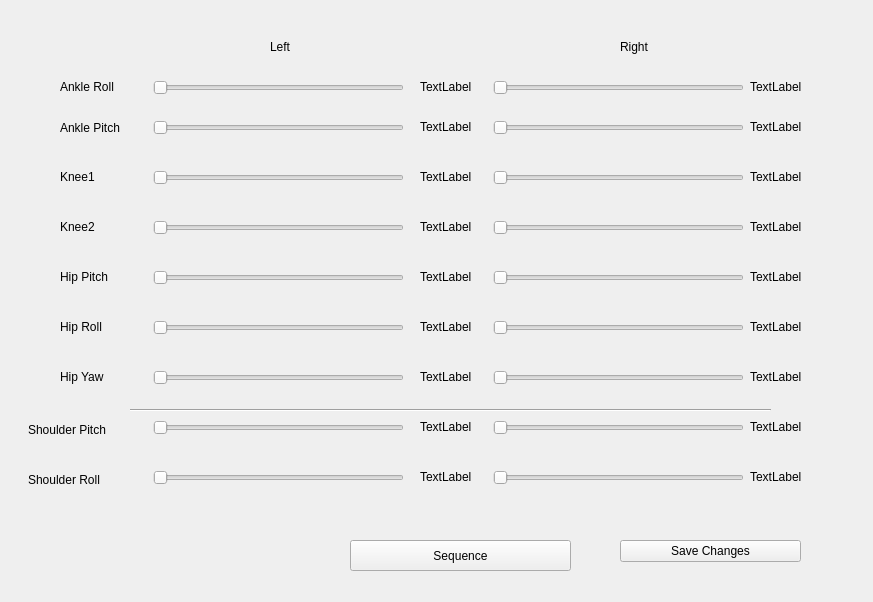
<?xml version="1.0" encoding="UTF-8"?>
<ui version="4.0">
 <class>PValues</class>
 <widget class="QWidget" name="PValues">
  <property name="geometry">
   <rect>
    <x>0</x>
    <y>0</y>
    <width>873</width>
    <height>602</height>
   </rect>
  </property>
  <property name="windowTitle">
   <string>Form</string>
  </property>
  <widget class="QSlider" name="horizontalSlider">
   <property name="geometry">
    <rect>
     <x>153</x>
     <y>80</y>
     <width>251</width>
     <height>16</height>
    </rect>
   </property>
   <property name="orientation">
    <enum>Qt::Horizontal</enum>
   </property>
  </widget>
  <widget class="QSlider" name="horizontalSlider_2">
   <property name="geometry">
    <rect>
     <x>153</x>
     <y>120</y>
     <width>251</width>
     <height>16</height>
    </rect>
   </property>
   <property name="orientation">
    <enum>Qt::Horizontal</enum>
   </property>
  </widget>
  <widget class="QSlider" name="horizontalSlider_3">
   <property name="geometry">
    <rect>
     <x>153</x>
     <y>170</y>
     <width>251</width>
     <height>16</height>
    </rect>
   </property>
   <property name="orientation">
    <enum>Qt::Horizontal</enum>
   </property>
  </widget>
  <widget class="QSlider" name="horizontalSlider_4">
   <property name="geometry">
    <rect>
     <x>153</x>
     <y>220</y>
     <width>251</width>
     <height>16</height>
    </rect>
   </property>
   <property name="orientation">
    <enum>Qt::Horizontal</enum>
   </property>
  </widget>
  <widget class="QSlider" name="horizontalSlider_5">
   <property name="geometry">
    <rect>
     <x>153</x>
     <y>270</y>
     <width>251</width>
     <height>16</height>
    </rect>
   </property>
   <property name="orientation">
    <enum>Qt::Horizontal</enum>
   </property>
  </widget>
  <widget class="QSlider" name="horizontalSlider_6">
   <property name="geometry">
    <rect>
     <x>153</x>
     <y>320</y>
     <width>251</width>
     <height>16</height>
    </rect>
   </property>
   <property name="orientation">
    <enum>Qt::Horizontal</enum>
   </property>
  </widget>
  <widget class="QSlider" name="horizontalSlider_7">
   <property name="geometry">
    <rect>
     <x>153</x>
     <y>370</y>
     <width>251</width>
     <height>16</height>
    </rect>
   </property>
   <property name="orientation">
    <enum>Qt::Horizontal</enum>
   </property>
  </widget>
  <widget class="QSlider" name="horizontalSlider_8">
   <property name="geometry">
    <rect>
     <x>493</x>
     <y>80</y>
     <width>251</width>
     <height>16</height>
    </rect>
   </property>
   <property name="orientation">
    <enum>Qt::Horizontal</enum>
   </property>
  </widget>
  <widget class="QSlider" name="horizontalSlider_9">
   <property name="geometry">
    <rect>
     <x>493</x>
     <y>120</y>
     <width>251</width>
     <height>16</height>
    </rect>
   </property>
   <property name="orientation">
    <enum>Qt::Horizontal</enum>
   </property>
  </widget>
  <widget class="QSlider" name="horizontalSlider_10">
   <property name="geometry">
    <rect>
     <x>493</x>
     <y>170</y>
     <width>251</width>
     <height>16</height>
    </rect>
   </property>
   <property name="orientation">
    <enum>Qt::Horizontal</enum>
   </property>
  </widget>
  <widget class="QSlider" name="horizontalSlider_11">
   <property name="geometry">
    <rect>
     <x>493</x>
     <y>220</y>
     <width>251</width>
     <height>16</height>
    </rect>
   </property>
   <property name="orientation">
    <enum>Qt::Horizontal</enum>
   </property>
  </widget>
  <widget class="QSlider" name="horizontalSlider_12">
   <property name="geometry">
    <rect>
     <x>493</x>
     <y>270</y>
     <width>251</width>
     <height>16</height>
    </rect>
   </property>
   <property name="orientation">
    <enum>Qt::Horizontal</enum>
   </property>
  </widget>
  <widget class="QSlider" name="horizontalSlider_13">
   <property name="geometry">
    <rect>
     <x>493</x>
     <y>320</y>
     <width>251</width>
     <height>16</height>
    </rect>
   </property>
   <property name="orientation">
    <enum>Qt::Horizontal</enum>
   </property>
  </widget>
  <widget class="QSlider" name="horizontalSlider_14">
   <property name="geometry">
    <rect>
     <x>493</x>
     <y>370</y>
     <width>251</width>
     <height>16</height>
    </rect>
   </property>
   <property name="orientation">
    <enum>Qt::Horizontal</enum>
   </property>
  </widget>
  <widget class="QSlider" name="horizontalSlider_15">
   <property name="geometry">
    <rect>
     <x>153</x>
     <y>420</y>
     <width>251</width>
     <height>16</height>
    </rect>
   </property>
   <property name="orientation">
    <enum>Qt::Horizontal</enum>
   </property>
  </widget>
  <widget class="QSlider" name="horizontalSlider_16">
   <property name="geometry">
    <rect>
     <x>153</x>
     <y>470</y>
     <width>251</width>
     <height>16</height>
    </rect>
   </property>
   <property name="orientation">
    <enum>Qt::Horizontal</enum>
   </property>
  </widget>
  <widget class="QSlider" name="horizontalSlider_17">
   <property name="geometry">
    <rect>
     <x>493</x>
     <y>420</y>
     <width>251</width>
     <height>16</height>
    </rect>
   </property>
   <property name="orientation">
    <enum>Qt::Horizontal</enum>
   </property>
  </widget>
  <widget class="QSlider" name="horizontalSlider_18">
   <property name="geometry">
    <rect>
     <x>493</x>
     <y>470</y>
     <width>251</width>
     <height>16</height>
    </rect>
   </property>
   <property name="orientation">
    <enum>Qt::Horizontal</enum>
   </property>
  </widget>
  <widget class="Line" name="line_2">
   <property name="geometry">
    <rect>
     <x>130</x>
     <y>400</y>
     <width>641</width>
     <height>20</height>
    </rect>
   </property>
   <property name="orientation">
    <enum>Qt::Horizontal</enum>
   </property>
  </widget>
  <widget class="QLabel" name="label">
   <property name="geometry">
    <rect>
     <x>60</x>
     <y>80</y>
     <width>59</width>
     <height>14</height>
    </rect>
   </property>
   <property name="text">
    <string>Ankle Roll</string>
   </property>
  </widget>
  <widget class="QLabel" name="label_2">
   <property name="geometry">
    <rect>
     <x>60</x>
     <y>120</y>
     <width>81</width>
     <height>16</height>
    </rect>
   </property>
   <property name="text">
    <string>Ankle Pitch</string>
   </property>
  </widget>
  <widget class="QLabel" name="label_3">
   <property name="geometry">
    <rect>
     <x>60</x>
     <y>170</y>
     <width>59</width>
     <height>14</height>
    </rect>
   </property>
   <property name="text">
    <string>Knee1</string>
   </property>
  </widget>
  <widget class="QLabel" name="label_4">
   <property name="geometry">
    <rect>
     <x>60</x>
     <y>220</y>
     <width>59</width>
     <height>14</height>
    </rect>
   </property>
   <property name="text">
    <string>Knee2</string>
   </property>
  </widget>
  <widget class="QLabel" name="label_5">
   <property name="geometry">
    <rect>
     <x>60</x>
     <y>270</y>
     <width>59</width>
     <height>14</height>
    </rect>
   </property>
   <property name="text">
    <string>Hip Pitch</string>
   </property>
  </widget>
  <widget class="QLabel" name="label_6">
   <property name="geometry">
    <rect>
     <x>60</x>
     <y>320</y>
     <width>59</width>
     <height>14</height>
    </rect>
   </property>
   <property name="text">
    <string>Hip Roll</string>
   </property>
  </widget>
  <widget class="QLabel" name="label_7">
   <property name="geometry">
    <rect>
     <x>60</x>
     <y>370</y>
     <width>59</width>
     <height>14</height>
    </rect>
   </property>
   <property name="text">
    <string>Hip Yaw</string>
   </property>
  </widget>
  <widget class="QLabel" name="label_8">
   <property name="geometry">
    <rect>
     <x>28</x>
     <y>420</y>
     <width>91</width>
     <height>20</height>
    </rect>
   </property>
   <property name="text">
    <string>Shoulder Pitch</string>
   </property>
  </widget>
  <widget class="QLabel" name="label_9">
   <property name="geometry">
    <rect>
     <x>28</x>
     <y>470</y>
     <width>91</width>
     <height>20</height>
    </rect>
   </property>
   <property name="text">
    <string>Shoulder Roll</string>
   </property>
  </widget>
  <widget class="QLabel" name="label_10">
   <property name="geometry">
    <rect>
     <x>420</x>
     <y>80</y>
     <width>59</width>
     <height>14</height>
    </rect>
   </property>
   <property name="text">
    <string>TextLabel</string>
   </property>
  </widget>
  <widget class="QLabel" name="label_11">
   <property name="geometry">
    <rect>
     <x>420</x>
     <y>120</y>
     <width>59</width>
     <height>14</height>
    </rect>
   </property>
   <property name="text">
    <string>TextLabel</string>
   </property>
  </widget>
  <widget class="QLabel" name="label_12">
   <property name="geometry">
    <rect>
     <x>420</x>
     <y>170</y>
     <width>59</width>
     <height>14</height>
    </rect>
   </property>
   <property name="text">
    <string>TextLabel</string>
   </property>
  </widget>
  <widget class="QLabel" name="label_13">
   <property name="geometry">
    <rect>
     <x>420</x>
     <y>220</y>
     <width>59</width>
     <height>14</height>
    </rect>
   </property>
   <property name="text">
    <string>TextLabel</string>
   </property>
  </widget>
  <widget class="QLabel" name="label_14">
   <property name="geometry">
    <rect>
     <x>420</x>
     <y>270</y>
     <width>59</width>
     <height>14</height>
    </rect>
   </property>
   <property name="text">
    <string>TextLabel</string>
   </property>
  </widget>
  <widget class="QLabel" name="label_15">
   <property name="geometry">
    <rect>
     <x>420</x>
     <y>320</y>
     <width>59</width>
     <height>14</height>
    </rect>
   </property>
   <property name="text">
    <string>TextLabel</string>
   </property>
  </widget>
  <widget class="QLabel" name="label_16">
   <property name="geometry">
    <rect>
     <x>420</x>
     <y>370</y>
     <width>59</width>
     <height>14</height>
    </rect>
   </property>
   <property name="text">
    <string>TextLabel</string>
   </property>
  </widget>
  <widget class="QLabel" name="label_17">
   <property name="geometry">
    <rect>
     <x>750</x>
     <y>80</y>
     <width>59</width>
     <height>14</height>
    </rect>
   </property>
   <property name="text">
    <string>TextLabel</string>
   </property>
  </widget>
  <widget class="QLabel" name="label_18">
   <property name="geometry">
    <rect>
     <x>750</x>
     <y>120</y>
     <width>59</width>
     <height>14</height>
    </rect>
   </property>
   <property name="text">
    <string>TextLabel</string>
   </property>
  </widget>
  <widget class="QLabel" name="label_19">
   <property name="geometry">
    <rect>
     <x>750</x>
     <y>170</y>
     <width>59</width>
     <height>14</height>
    </rect>
   </property>
   <property name="text">
    <string>TextLabel</string>
   </property>
  </widget>
  <widget class="QLabel" name="label_20">
   <property name="geometry">
    <rect>
     <x>750</x>
     <y>220</y>
     <width>59</width>
     <height>14</height>
    </rect>
   </property>
   <property name="text">
    <string>TextLabel</string>
   </property>
  </widget>
  <widget class="QLabel" name="label_21">
   <property name="geometry">
    <rect>
     <x>750</x>
     <y>270</y>
     <width>59</width>
     <height>14</height>
    </rect>
   </property>
   <property name="text">
    <string>TextLabel</string>
   </property>
  </widget>
  <widget class="QLabel" name="label_22">
   <property name="geometry">
    <rect>
     <x>750</x>
     <y>320</y>
     <width>59</width>
     <height>14</height>
    </rect>
   </property>
   <property name="text">
    <string>TextLabel</string>
   </property>
  </widget>
  <widget class="QLabel" name="label_23">
   <property name="geometry">
    <rect>
     <x>750</x>
     <y>370</y>
     <width>59</width>
     <height>14</height>
    </rect>
   </property>
   <property name="text">
    <string>TextLabel</string>
   </property>
  </widget>
  <widget class="QLabel" name="label_24">
   <property name="geometry">
    <rect>
     <x>420</x>
     <y>420</y>
     <width>59</width>
     <height>14</height>
    </rect>
   </property>
   <property name="text">
    <string>TextLabel</string>
   </property>
  </widget>
  <widget class="QLabel" name="label_25">
   <property name="geometry">
    <rect>
     <x>420</x>
     <y>470</y>
     <width>59</width>
     <height>14</height>
    </rect>
   </property>
   <property name="text">
    <string>TextLabel</string>
   </property>
  </widget>
  <widget class="QLabel" name="label_26">
   <property name="geometry">
    <rect>
     <x>750</x>
     <y>420</y>
     <width>59</width>
     <height>14</height>
    </rect>
   </property>
   <property name="text">
    <string>TextLabel</string>
   </property>
  </widget>
  <widget class="QLabel" name="label_27">
   <property name="geometry">
    <rect>
     <x>750</x>
     <y>470</y>
     <width>59</width>
     <height>14</height>
    </rect>
   </property>
   <property name="text">
    <string>TextLabel</string>
   </property>
  </widget>
  <widget class="QLabel" name="label_28">
   <property name="geometry">
    <rect>
     <x>270</x>
     <y>40</y>
     <width>59</width>
     <height>14</height>
    </rect>
   </property>
   <property name="text">
    <string>Left</string>
   </property>
  </widget>
  <widget class="QLabel" name="label_29">
   <property name="geometry">
    <rect>
     <x>620</x>
     <y>40</y>
     <width>59</width>
     <height>14</height>
    </rect>
   </property>
   <property name="text">
    <string>Right</string>
   </property>
  </widget>
  <widget class="QPushButton" name="pushButton">
   <property name="geometry">
    <rect>
     <x>620</x>
     <y>540</y>
     <width>181</width>
     <height>22</height>
    </rect>
   </property>
   <property name="text">
    <string>Save Changes</string>
   </property>
  </widget>
  <widget class="QPushButton" name="pushButton_2">
   <property name="geometry">
    <rect>
     <x>350</x>
     <y>540</y>
     <width>221</width>
     <height>31</height>
    </rect>
   </property>
   <property name="text">
    <string>Sequence</string>
   </property>
  </widget>
 </widget>
 <resources/>
 <connections>
  <connection>
   <sender>horizontalSlider</sender>
   <signal>valueChanged(int)</signal>
   <receiver>label_10</receiver>
   <slot>setNum(int)</slot>
   <hints>
    <hint type="sourcelabel">
     <x>394</x>
     <y>84</y>
    </hint>
    <hint type="destinationlabel">
     <x>430</x>
     <y>81</y>
    </hint>
   </hints>
  </connection>
  <connection>
   <sender>horizontalSlider_2</sender>
   <signal>valueChanged(int)</signal>
   <receiver>label_11</receiver>
   <slot>setNum(int)</slot>
   <hints>
    <hint type="sourcelabel">
     <x>393</x>
     <y>126</y>
    </hint>
    <hint type="destinationlabel">
     <x>447</x>
     <y>126</y>
    </hint>
   </hints>
  </connection>
  <connection>
   <sender>horizontalSlider_3</sender>
   <signal>valueChanged(int)</signal>
   <receiver>label_12</receiver>
   <slot>setNum(int)</slot>
   <hints>
    <hint type="sourcelabel">
     <x>331</x>
     <y>185</y>
    </hint>
    <hint type="destinationlabel">
     <x>443</x>
     <y>177</y>
    </hint>
   </hints>
  </connection>
  <connection>
   <sender>horizontalSlider_4</sender>
   <signal>valueChanged(int)</signal>
   <receiver>label_13</receiver>
   <slot>setNum(int)</slot>
   <hints>
    <hint type="sourcelabel">
     <x>394</x>
     <y>230</y>
    </hint>
    <hint type="destinationlabel">
     <x>444</x>
     <y>229</y>
    </hint>
   </hints>
  </connection>
  <connection>
   <sender>horizontalSlider_5</sender>
   <signal>valueChanged(int)</signal>
   <receiver>label_14</receiver>
   <slot>setNum(int)</slot>
   <hints>
    <hint type="sourcelabel">
     <x>394</x>
     <y>284</y>
    </hint>
    <hint type="destinationlabel">
     <x>441</x>
     <y>276</y>
    </hint>
   </hints>
  </connection>
  <connection>
   <sender>horizontalSlider_6</sender>
   <signal>valueChanged(int)</signal>
   <receiver>label_15</receiver>
   <slot>setNum(int)</slot>
   <hints>
    <hint type="sourcelabel">
     <x>365</x>
     <y>321</y>
    </hint>
    <hint type="destinationlabel">
     <x>473</x>
     <y>325</y>
    </hint>
   </hints>
  </connection>
  <connection>
   <sender>horizontalSlider_7</sender>
   <signal>valueChanged(int)</signal>
   <receiver>label_16</receiver>
   <slot>setNum(int)</slot>
   <hints>
    <hint type="sourcelabel">
     <x>397</x>
     <y>379</y>
    </hint>
    <hint type="destinationlabel">
     <x>457</x>
     <y>374</y>
    </hint>
   </hints>
  </connection>
  <connection>
   <sender>horizontalSlider_15</sender>
   <signal>valueChanged(int)</signal>
   <receiver>label_24</receiver>
   <slot>setNum(int)</slot>
   <hints>
    <hint type="sourcelabel">
     <x>401</x>
     <y>427</y>
    </hint>
    <hint type="destinationlabel">
     <x>429</x>
     <y>425</y>
    </hint>
   </hints>
  </connection>
  <connection>
   <sender>horizontalSlider_16</sender>
   <signal>valueChanged(int)</signal>
   <receiver>label_25</receiver>
   <slot>setNum(int)</slot>
   <hints>
    <hint type="sourcelabel">
     <x>395</x>
     <y>471</y>
    </hint>
    <hint type="destinationlabel">
     <x>440</x>
     <y>478</y>
    </hint>
   </hints>
  </connection>
  <connection>
   <sender>horizontalSlider_8</sender>
   <signal>valueChanged(int)</signal>
   <receiver>label_17</receiver>
   <slot>setNum(int)</slot>
   <hints>
    <hint type="sourcelabel">
     <x>725</x>
     <y>87</y>
    </hint>
    <hint type="destinationlabel">
     <x>775</x>
     <y>89</y>
    </hint>
   </hints>
  </connection>
  <connection>
   <sender>horizontalSlider_9</sender>
   <signal>valueChanged(int)</signal>
   <receiver>label_18</receiver>
   <slot>setNum(int)</slot>
   <hints>
    <hint type="sourcelabel">
     <x>732</x>
     <y>122</y>
    </hint>
    <hint type="destinationlabel">
     <x>778</x>
     <y>132</y>
    </hint>
   </hints>
  </connection>
  <connection>
   <sender>horizontalSlider_10</sender>
   <signal>valueChanged(int)</signal>
   <receiver>label_19</receiver>
   <slot>setNum(int)</slot>
   <hints>
    <hint type="sourcelabel">
     <x>702</x>
     <y>170</y>
    </hint>
    <hint type="destinationlabel">
     <x>793</x>
     <y>180</y>
    </hint>
   </hints>
  </connection>
  <connection>
   <sender>horizontalSlider_11</sender>
   <signal>valueChanged(int)</signal>
   <receiver>label_20</receiver>
   <slot>setNum(int)</slot>
   <hints>
    <hint type="sourcelabel">
     <x>711</x>
     <y>223</y>
    </hint>
    <hint type="destinationlabel">
     <x>787</x>
     <y>226</y>
    </hint>
   </hints>
  </connection>
  <connection>
   <sender>horizontalSlider_12</sender>
   <signal>valueChanged(int)</signal>
   <receiver>label_21</receiver>
   <slot>setNum(int)</slot>
   <hints>
    <hint type="sourcelabel">
     <x>734</x>
     <y>279</y>
    </hint>
    <hint type="destinationlabel">
     <x>773</x>
     <y>278</y>
    </hint>
   </hints>
  </connection>
  <connection>
   <sender>horizontalSlider_13</sender>
   <signal>valueChanged(int)</signal>
   <receiver>label_22</receiver>
   <slot>setNum(int)</slot>
   <hints>
    <hint type="sourcelabel">
     <x>644</x>
     <y>322</y>
    </hint>
    <hint type="destinationlabel">
     <x>761</x>
     <y>325</y>
    </hint>
   </hints>
  </connection>
  <connection>
   <sender>horizontalSlider_14</sender>
   <signal>valueChanged(int)</signal>
   <receiver>label_23</receiver>
   <slot>setNum(int)</slot>
   <hints>
    <hint type="sourcelabel">
     <x>735</x>
     <y>374</y>
    </hint>
    <hint type="destinationlabel">
     <x>782</x>
     <y>377</y>
    </hint>
   </hints>
  </connection>
  <connection>
   <sender>horizontalSlider_17</sender>
   <signal>valueChanged(int)</signal>
   <receiver>label_26</receiver>
   <slot>setNum(int)</slot>
   <hints>
    <hint type="sourcelabel">
     <x>743</x>
     <y>422</y>
    </hint>
    <hint type="destinationlabel">
     <x>778</x>
     <y>427</y>
    </hint>
   </hints>
  </connection>
  <connection>
   <sender>horizontalSlider_18</sender>
   <signal>valueChanged(int)</signal>
   <receiver>label_27</receiver>
   <slot>setNum(int)</slot>
   <hints>
    <hint type="sourcelabel">
     <x>731</x>
     <y>479</y>
    </hint>
    <hint type="destinationlabel">
     <x>775</x>
     <y>481</y>
    </hint>
   </hints>
  </connection>
 </connections>
</ui>
